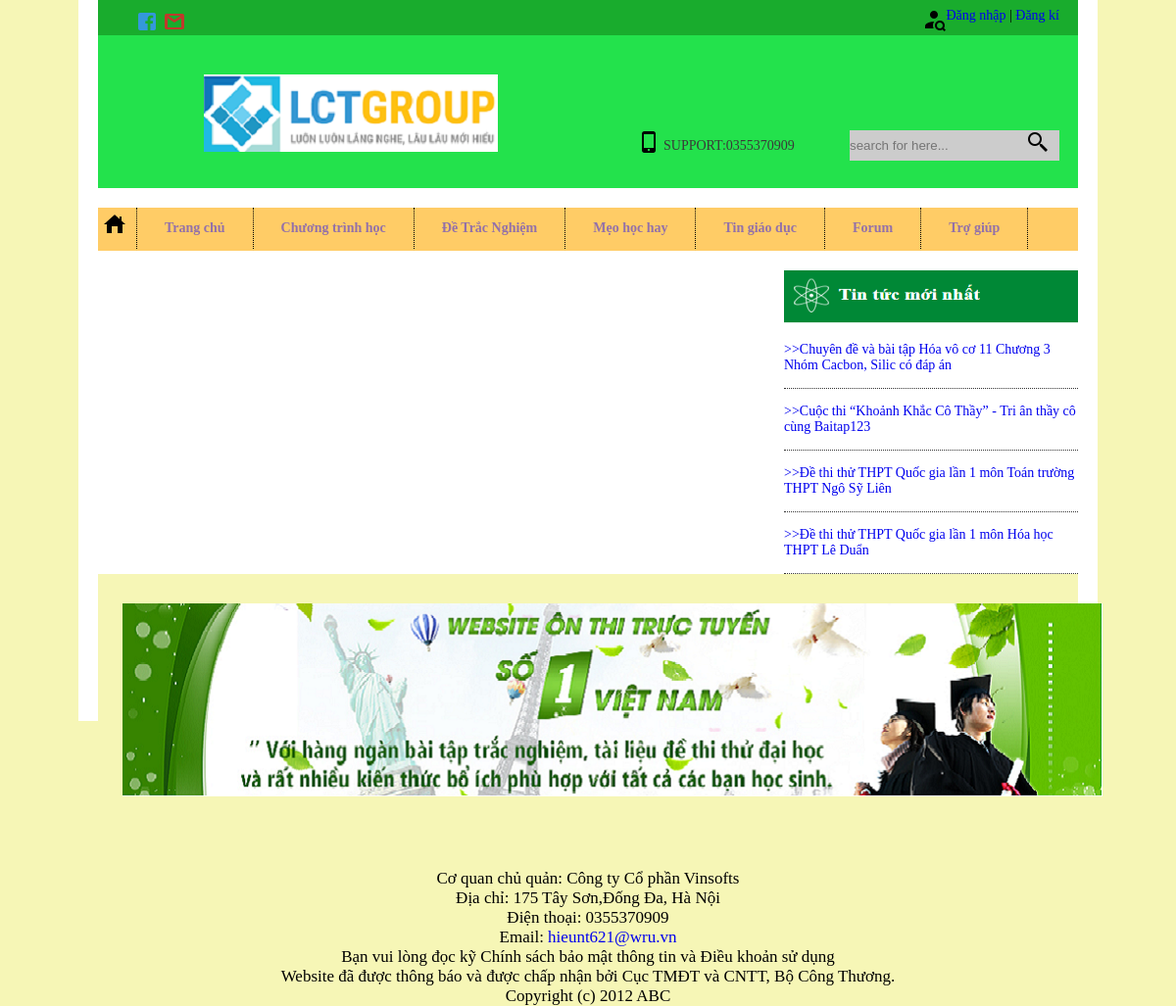
/2.source/noidungmon.php?id_mh=2, run on an earlier commit of the app's database.
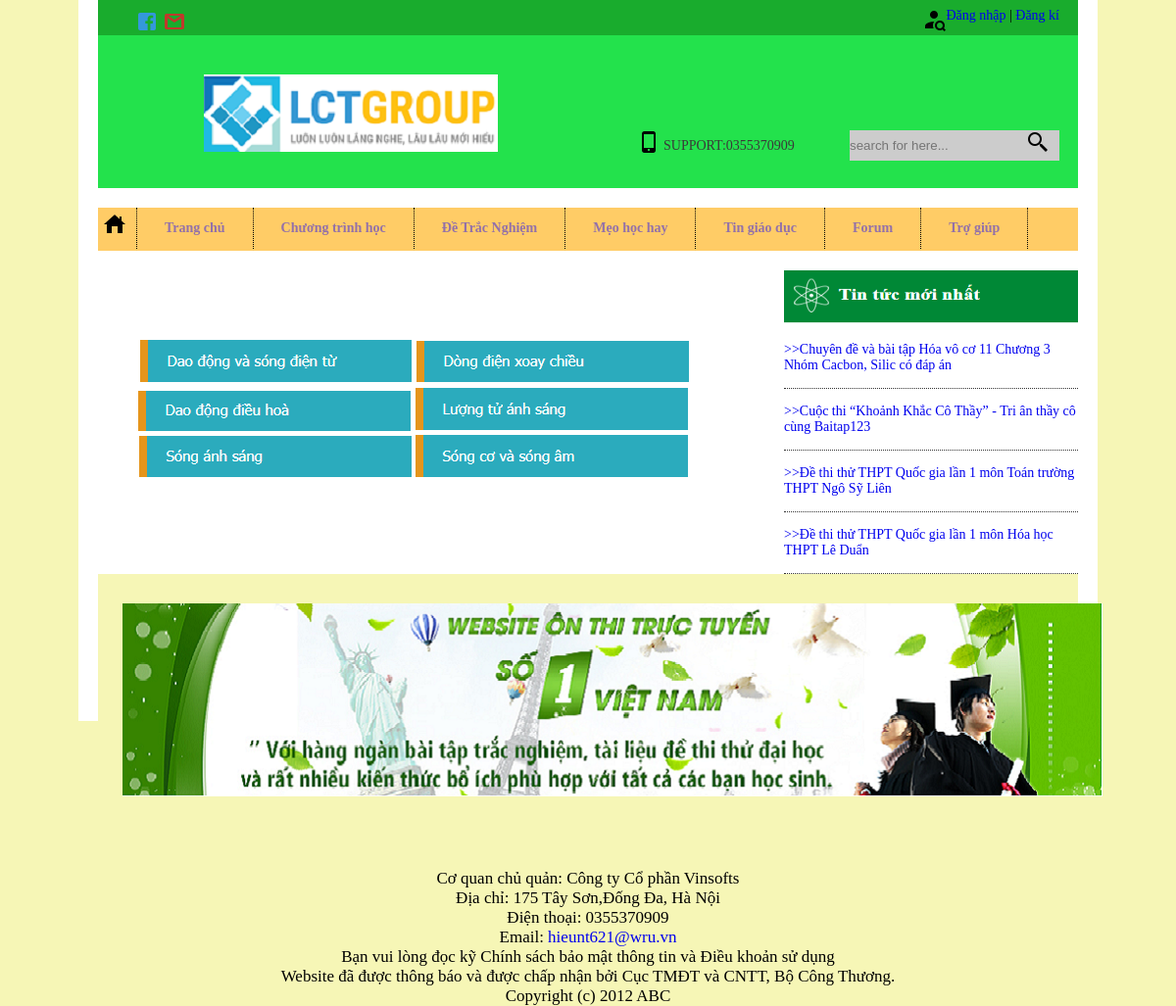
And on a later commit of the database.
### tables this page shows
CREATE TABLE `noidungmon` (
  `id_ndm` int(11) NOT NULL,
  `ten_ndm` varchar(255) NOT NULL,
  `id_mh` int(11) DEFAULT NULL,
  `image_ndm` varchar(255) NOT NULL
);

### 2.source/noidungmon.php (the view, shortened to what this page needs)
<?php
    include('heade.php');
?>
    <div id="header">
        <div class="content">
            <div id="thuvien" style="margin:40px 10px 10px 30px ">
                <?php
                if(isset($_GET["id_mh"])){
                  $id = $_GET ["id_mh"];}
                  $hostName = 'localhost';
                  $userName = 'root';
                  $passWord = '';
                  $databaseName = 'onthi';
                  $connect = new mysqli($hostName, $userName, $passWord, $databaseName);
                  mysqli_set_charset($connect,'UTF8');
                mysqli_query($connect,"SET NAMES 'UTF8'");
                $sql = "SELECT * FROM noidungmon WHERE id_mh = $id ";
                $result = mysqli_query($connect,$sql);
                if(mysqli_num_rows($result)>0){
                  while($row = mysqli_fetch_array($result) ){
               ?>
                    <a href='chitietmon.php?id_ndm=<?php echo $row['id_ndm']?>'><img src="hinhanh/<?php echo $row['image_ndm']?>"/></a>
                    <?php
                  }
                }
               ?>
            </div>
        </div>
        <div class="sidebar">
            <div id="logo_tintuc"> <img src="hinhanh/tintuc.png" width="300" height="54" alt="Tin Tức nổi bật"></div>
            <div id="Tintuc">
                    <ul>
                      <li>
                        <a href="#" >>>Chuyên đề và bài tập Hóa vô cơ 11 Chương 3 Nhóm Cacbon, Silic có đáp án</a>
                      </li>
                      <li>
                        <a href="#" >>>Cuộc thi “Khoảnh Khắc Cô Thầy” - Tri ân thầy cô cùng Baitap123</a>
                      </li>
                      <li>
                          <a href="#">>>Đề thi thử THPT Quốc gia lần 1 môn Toán trường THPT Ngô Sỹ Liên</a>
                      </li>
                      <li>
                        <a href="#">>>Đề thi thử THPT Quốc gia lần 1 môn Hóa học THPT Lê Duẩn</a>
                      </li>
                    </ul>
              </div>
    </div>
      <?php
        include "footer.php";
      ?>
</body>
</html>

What changed in the data, as far as the page shows it:
added noidungmon: image_ndm (picture)
added noidungmon: image_ndm (picture)
added noidungmon: image_ndm (picture)
added noidungmon: image_ndm (picture)
added noidungmon: image_ndm (picture)
added noidungmon: image_ndm (picture)
